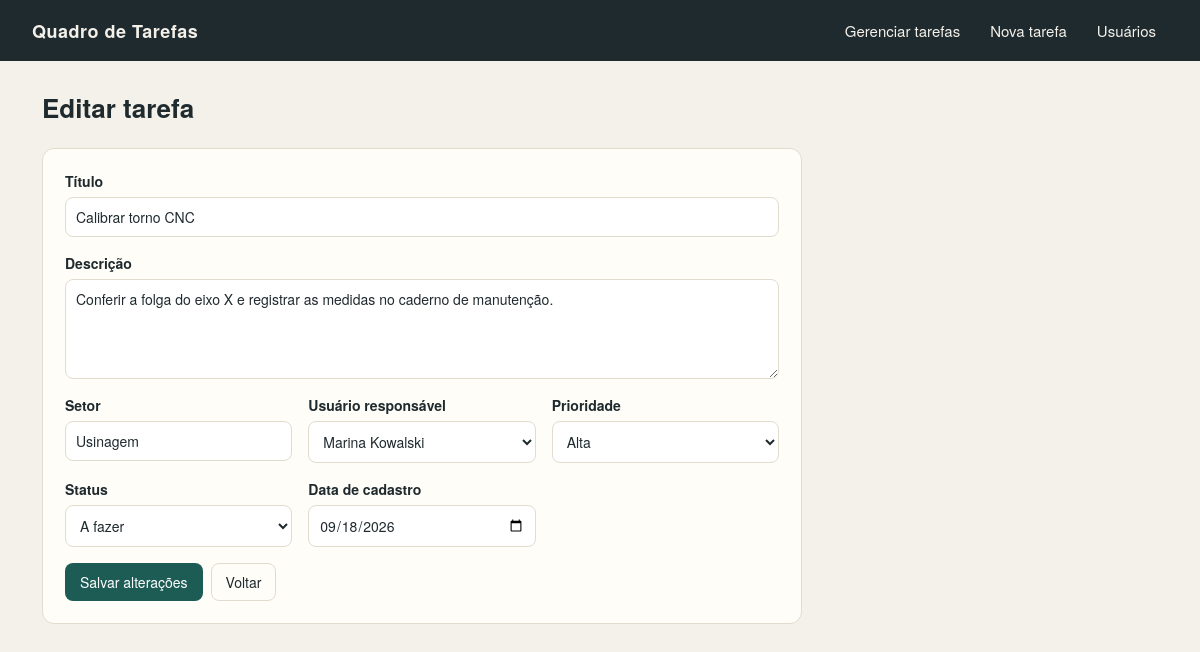
Screenshot of /tarefa.php?id=1 with the database file from the repository.
### tables this page shows
CREATE TABLE tarefas (
    tar_id INT NOT NULL AUTO_INCREMENT PRIMARY KEY,
    tar_titulo VARCHAR(60) NOT NULL,
    tar_descricao TEXT NOT NULL,
    tar_setor VARCHAR(40) NOT NULL,
    tar_prioridade ENUM('baixa', 'media', 'alta') NOT NULL DEFAULT 'baixa',
    tar_data_cadastro DATE NOT NULL,
    tar_status ENUM('a fazer', 'fazendo', 'pronto') NOT NULL DEFAULT 'a fazer',
    usu_id INT NOT NULL,
    CONSTRAINT fk_tarefa_usuario FOREIGN KEY (usu_id) REFERENCES usuarios (usu_id) ON DELETE CASCADE
);

CREATE TABLE usuarios (
    usu_id INT NOT NULL AUTO_INCREMENT PRIMARY KEY,
    usu_nome VARCHAR(40) NOT NULL,
    usu_email VARCHAR(80) NOT NULL UNIQUE
);

### funcoes.php (called while the page is built, shortened)
<?php
function e($valor)
{
    return htmlspecialchars((string) $valor, ENT_QUOTES, 'UTF-8');
}

### tarefa.php (the view, shortened to what this page needs)
<?php
require 'funcoes.php';
$id = (int) ($_GET['id'] ?? 0);
$tarefa = [
    'tar_titulo' => '',
    'tar_descricao' => '',
    'tar_setor' => '',
    'tar_prioridade' => 'baixa',
    'tar_data_cadastro' => date('Y-m-d'),
    'tar_status' => 'a fazer',
    'usu_id' => 0,
];
if ($id > 0) {
    $stmt = $pdo->prepare('SELECT * FROM tarefas WHERE tar_id = ?');
    $stmt->execute([$id]);
    $encontrada = $stmt->fetch();
    $tarefa = $encontrada;
}
$usuarios = $pdo->query('SELECT usu_id, usu_nome FROM usuarios ORDER BY usu_nome')->fetchAll();
$titulo = $id > 0 ? 'Editar tarefa' : 'Nova tarefa';
require 'topo.php';
?>
<div class="cabecalho-pagina">
    <h1><?= e($titulo) ?></h1>
</div>
<form class="painel" method="post">
    <label>
        Título
        <input type="text" name="tar_titulo" maxlength="60" value="<?= e($tarefa['tar_titulo']) ?>" required>
    </label>
    <label>
        Descrição
        <textarea name="tar_descricao" rows="4" required><?= e($tarefa['tar_descricao']) ?></textarea>
    </label>
    <div class="grade">
        <label>
            Setor
            <input type="text" name="tar_setor" maxlength="40" value="<?= e($tarefa['tar_setor']) ?>" required>
        </label>
        <label>
            Usuário responsável
            <select name="usu_id" required>
                <?php foreach ($usuarios as $usuario): ?>
                    <option value="<?= (int) $usuario['usu_id'] ?>" <?= (int) $usuario['usu_id'] === (int) $tarefa['usu_id'] ? 'selected' : '' ?>><?= e($usuario['usu_nome']) ?></option>
                <?php endforeach; ?>
            </select>
        </label>
        <label>
            Prioridade
            <select name="tar_prioridade">
                <?php foreach (PRIORIDADES as $valor => $rotulo): ?>
                    <option value="<?= e($valor) ?>" <?= $valor === $tarefa['tar_prioridade'] ? 'selected' : '' ?>><?= e($rotulo) ?></option>
                <?php endforeach; ?>
            </select>
        </label>
        <label>
            Status
            <select name="tar_status">
                <?php foreach (STATUS as $valor => $rotulo): ?>
                    <option value="<?= e($valor) ?>" <?= $valor === $tarefa['tar_status'] ? 'selected' : '' ?>><?= e($rotulo) ?></option>
                <?php endforeach; ?>
            </select>
        </label>
        <label>
            Data de cadastro
            <input type="date" name="tar_data_cadastro" value="<?= e($tarefa['tar_data_cadastro']) ?>" required>
        </label>
    </div>
    <div class="linha-botoes">
        <button class="btn btn-cheio" type="submit"><?= $id > 0 ? 'Salvar alterações' : 'Cadastrar tarefa' ?></button>
        <a class="btn btn-leve" href="index.php">Voltar</a>
    </div>
</form>
<?php require 'rodape.php'; ?>

### estilo.css (style rules this page uses)
:root { --fundo: #f4f1ea; --superficie: #fffdf8; --tinta: #1f2a2e; --suave: #6b7571; --borda: #e2dccf; --destaque: #1d5c55; --perigo: #b23a2b; --fazer: #c9822b; --fazendo: #2f6fae; --pronto: #3c8a4e; }
* { box-sizing: border-box; }
body { margin: 0; background: var(--fundo); color: var(--tinta); font-family: "Trebuchet MS", "Helvetica Neue", sans-serif; font-size: 15px; }
.cabecalho-pagina { display: flex; align-items: center; justify-content: space-between; gap: 12px; margin-bottom: 22px; }
h1 { margin: 0; font-size: 26px; }
.btn { display: inline-block; padding: 8px 14px; border: 1px solid transparent; border-radius: 8px; font: inherit; font-size: 14px; text-decoration: none; cursor: pointer; }
.btn-cheio { background: var(--destaque); color: #fff; }
.btn-leve { background: transparent; border-color: var(--borda); color: var(--tinta); }
.cartao-acoes, .celula-acoes, .linha-botoes { display: flex; gap: 8px; flex-wrap: wrap; }
form { margin: 0; }
.painel { max-width: 760px; padding: 22px; background: var(--superficie); border: 1px solid var(--borda); border-radius: 12px; }
.grade { display: grid; grid-template-columns: repeat(auto-fit, minmax(220px, 1fr)); gap: 0 16px; }
label { display: block; margin-bottom: 16px; font-weight: bold; font-size: 14px; }
input, select, textarea { display: block; width: 100%; margin-top: 6px; padding: 9px 10px; border: 1px solid var(--borda); border-radius: 8px; background: #fff; color: var(--tinta); font: inherit; font-weight: normal; }
textarea { resize: vertical; }

### rows the page displays
tarefas: tar_titulo "Calibrar torno CNC", tar_descricao "Conferir a folga do eixo X e registrar as medidas no caderno de manutenção.", tar_setor "Usinagem", usu_id "Marina Kowalski", tar_prioridade "Alta", tar_status "A fazer", tar_data_cadastro "09/18/2026"

### other values shown
$titulo "Editar tarefa"
